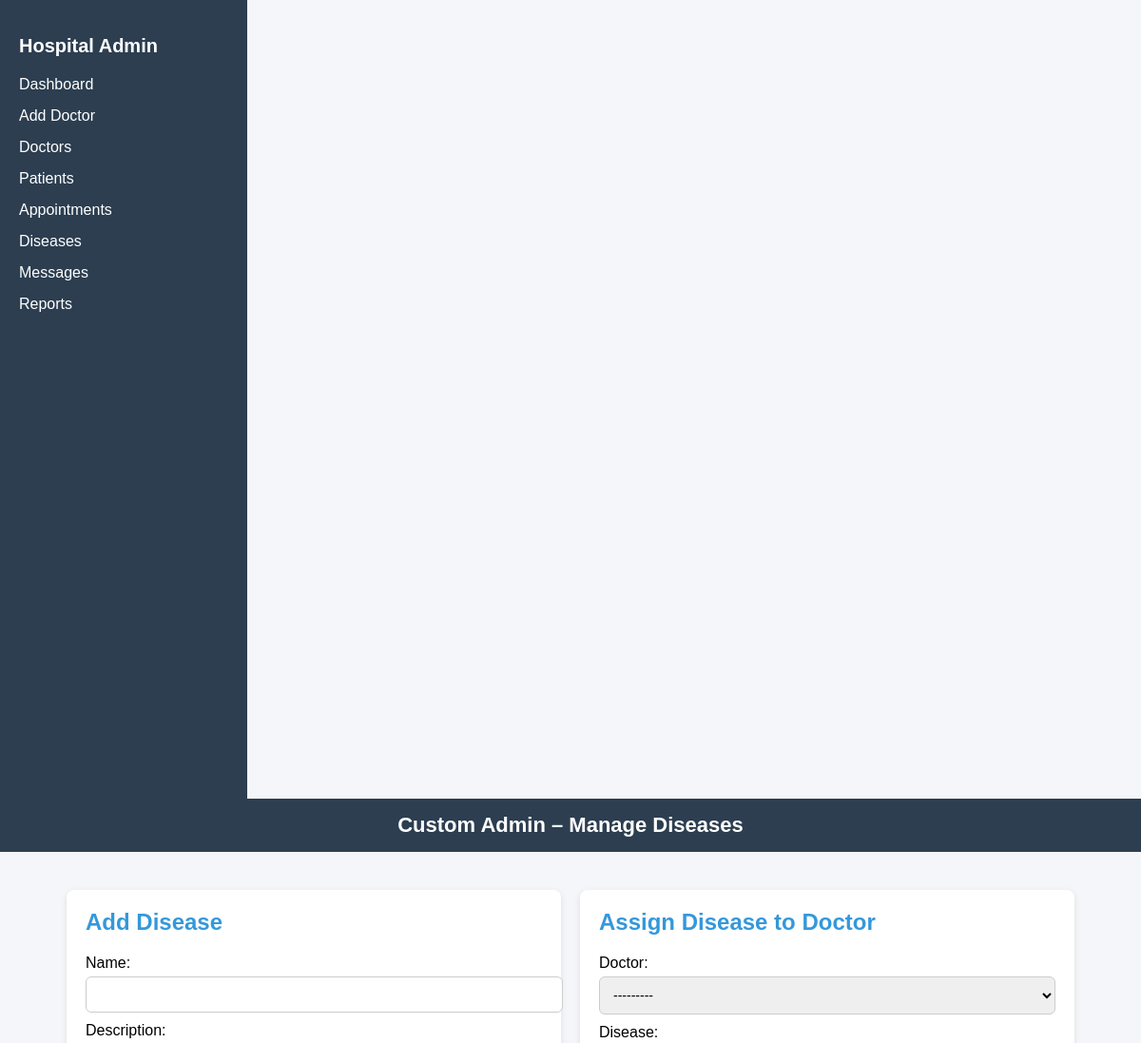
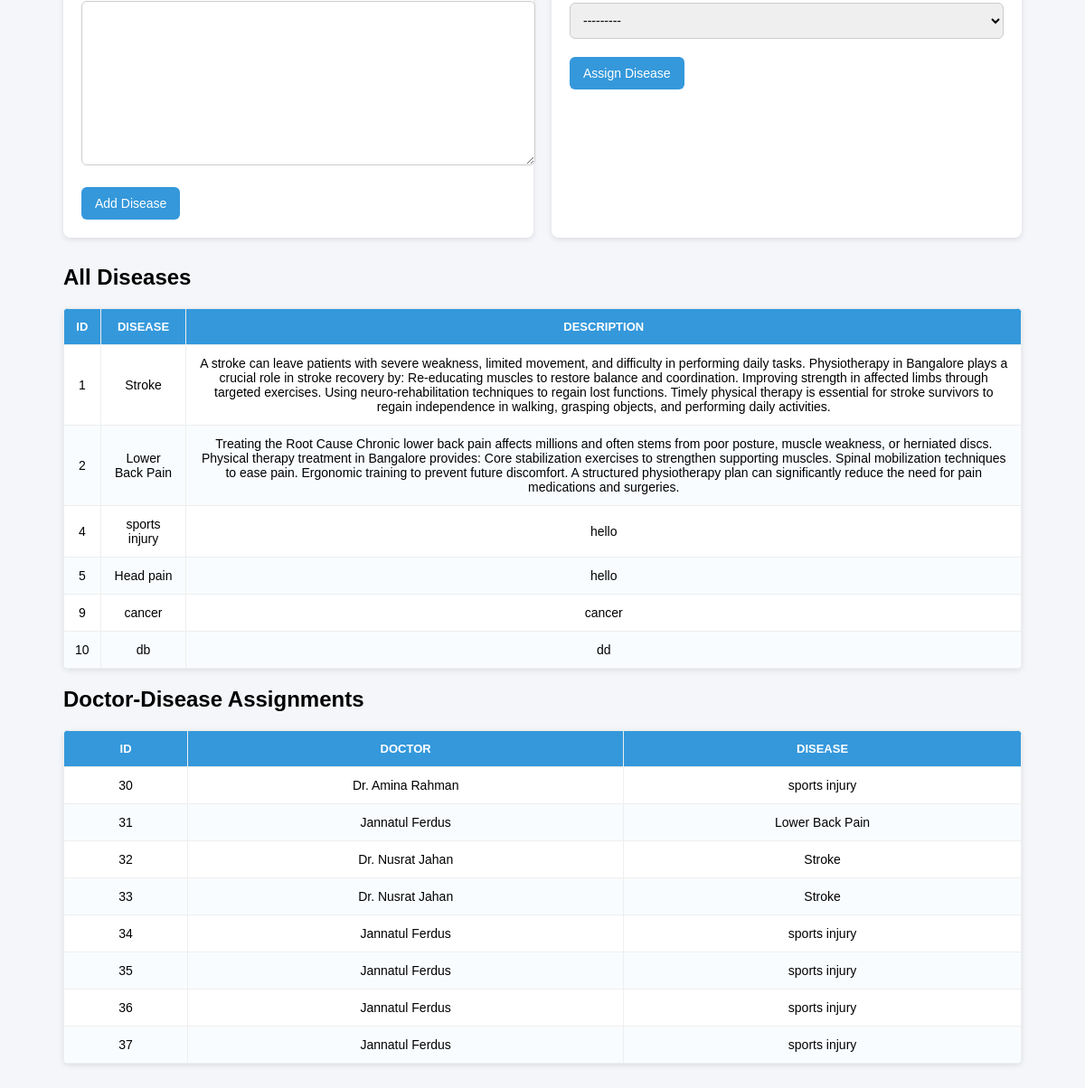
The page /custom_admin/diseases/ (signed in) on the database its author committed (2 pictures, top to bottom).
### main_app/models.py (models this page shows)
class Disease(models.Model):
    name = models.CharField(max_length=100, unique=True)
    description = models.TextField()
    def __str__(self):
        return self.name

class DoctorDiseaseAssignment(models.Model):
    doctor = models.ForeignKey(Doctor, on_delete=models.CASCADE)
    disease = models.ForeignKey(Disease, on_delete=models.CASCADE)

class Doctor(models.Model):
    full_name = models.CharField(max_length=100)
    specialization = models.CharField(max_length=100)
    phone = models.CharField(max_length=15)
    email = models.EmailField(unique=True)
    availability = models.JSONField(default=dict, blank=True, null=True)
    def __str__(self):
        return self.full_name

### custom_admin/views.py (the view, shortened to what this page needs)
# urls.py: path("diseases/", views.manage_diseases, name="diseases"),
@login_required
def manage_diseases(request):
    disease_form = DiseaseForm()
    assignment_form = DoctorDiseaseAssignmentForm()
    latest_id = None
    diseases = Disease.objects.all()
    assignments = DoctorDiseaseAssignment.objects.select_related("doctor", "disease")
    return render(request, "admin_diseases.html", {
        "disease_form": disease_form,
        "assignment_form": assignment_form,
        "diseases": diseases,
        "assignments": assignments,
        "latest_id": latest_id,
    })

### main_app/forms.py
class DiseaseForm(forms.ModelForm):
    class Meta:
        model = Disease
        fields = ["name", "description"]

class DoctorDiseaseAssignmentForm(forms.ModelForm):
    class Meta:
        model = DoctorDiseaseAssignment
        fields = ["doctor", "disease"]

### custom_admin/templates/admin_diseases.html (shortened to what this page needs)
{% load static %}
<!DOCTYPE html>
<html lang="en">
  <head>
    <link rel="stylesheet" href="{% static 'css/admin_diseases.css' %}" />
  </head>
  <body>
    <div class="layout disease-admin">
      {% include 'sidder_part.html' %}
      <header>Custom Admin – Manage Diseases</header>
      <div class="container">
        <div class="forms">
          <div class="card">
            <h2>Add Disease</h2>
            <form method="post">
              {{ disease_form.as_p }}
              <button type="submit" name="disease_submit" class="btn">Add Disease</button>
            </form>
          </div>
          <div class="card">
            <h2>Assign Disease to Doctor</h2>
            <form method="post">
              {{ assignment_form.as_p }}
              <button type="submit" name="assignment_submit" class="btn">Assign Disease</button>
            </form>
          </div>
        </div>
        <h2>All Diseases</h2>
        <table>
          <thead>
            <tr>
              <th>ID</th>
              <th>Disease</th>
              <th>Description</th>
            </tr>
          </thead>
          <tbody>
            {% for d in diseases %}
            <tr>
              <td>{{ d.id }}</td>
              <td>{{ d.name }}</td>
              <td>{{ d.description }}</td>
            </tr>
            {% empty %}
            <tr>
              <td colspan="3">No diseases found.</td>
            </tr>
            {% endfor %}
          </tbody>
        </table>
        <h2>Doctor-Disease Assignments</h2>
        <table>
          <thead>
            <tr>
              <th>ID</th>
              <th>Doctor</th>
              <th>Disease</th>
            </tr>
          </thead>
          <tbody>
            {% for a in assignments %}
            <tr>
              <td>{{ a.id }}</td>
              <td>{{ a.doctor.full_name }}</td>
              <td>{{ a.disease.name }}</td>
            </tr>
            {% empty %}
            <tr>
              <td colspan="3">No assignments found.</td>
            </tr>
            {% endfor %}
          </tbody>
        </table>
      </div>
    </div>
  </body>
</html>

### custom_admin/static/css/admin_diseases.css (style rules this page uses)
.layout { display: flex; min-height: 100vh; }
.disease-admin { flex: 1; display: flex; flex-direction: column; background: #f4f6f9; font-family: Arial, sans-serif; margin: 0; padding: 0; }
.disease-admin header { background: #2c3e50; color: white; padding: 15px; text-align: center; font-size: 22px; font-weight: bold; }
.disease-admin .container { max-width: 1100px; margin: 20px auto; padding: 20px; width: 100%; box-sizing: border-box; }
.disease-admin .forms { display: flex; flex-wrap: wrap; gap: 20px; margin-bottom: 30px; }
.disease-admin .card { flex: 1; background: white; padding: 20px; border-radius: 8px; box-shadow: 0 2px 6px rgba(0,0,0,0.1); min-width: 320px; }
.disease-admin .card h2 { margin-top: 0; color: #3498db; }
.disease-admin form p { margin: 10px 0; }
.disease-admin form input, .disease-admin form textarea, .disease-admin form select { width: 100%; padding: 10px; border: 1px solid #ccc; border-radius: 6px; margin-top: 5px; font-size: 14px; }
.disease-admin .btn { background: #3498db; color: white; padding: 10px 15px; border: none; border-radius: 6px; cursor: pointer; margin-top: 10px; font-size: 14px; }
.disease-admin table { width: 100%; border-collapse: collapse; margin-top: 15px; background: white; box-shadow: 0 2px 6px rgba(0,0,0,0.1); border-radius: 6px; overflow: hidden; }
.disease-admin table th, .disease-admin table td { border: 1px solid #eee; padding: 12px; text-align: center; font-size: 14px; }
.disease-admin table th { background: #3498db; color: white; text-transform: uppercase; font-size: 13px; }
.disease-admin table tr:nth-child(even) { background: #f9fcff; }

### custom_admin/static/css/sidder_part.css (style rules this page uses)
body { margin: 0; padding: 0; font-family: "Segoe UI", Tahoma, Geneva, Verdana, sans-serif; display: flex; min-height: 100vh; background: #f4f6f9; }

### rows shown on the page
Disease: id "1", name "Stroke", description "A stroke can leave patients with severe weakness, limited movement, and difficulty in performing daily tasks. Physiotherapy in Bangalore plays a crucial role in stroke recovery by: Re-educating muscles to restore balance and coordination. Improving strength in affected limbs through targeted exercises. Using neuro-rehabilitation techniques to regain lost functions. Timely physical therapy is essential for stroke survivors to regain independence in walking, grasping objects, and performing daily activities."
Disease: id "2", name "Lower Back Pain", description "Treating the Root Cause Chronic lower back pain affects millions and often stems from poor posture, muscle weakness, or herniated discs. Physical therapy treatment in Bangalore provides: Core stabilization exercises to strengthen supporting muscles. Spinal mobilization techniques to ease pain. Ergonomic training to prevent future discomfort. A structured physiotherapy plan can significantly reduce the need for pain medications and surgeries."
Disease: id "4", name "sports injury", description "hello"
Disease: id "5", name "Head pain", description "hello"
Disease: id "9", name "cancer", description "cancer"
Disease: id "10", name "db", description "dd"
DoctorDiseaseAssignment: id "30", doctor.full_name "Dr. Amina Rahman", disease.name "sports injury"
DoctorDiseaseAssignment: id "31", doctor.full_name "Jannatul Ferdus", disease.name "Lower Back Pain"
DoctorDiseaseAssignment: id "32", doctor.full_name "Dr. Nusrat Jahan", disease.name "Stroke"
DoctorDiseaseAssignment: id "33", doctor.full_name "Dr. Nusrat Jahan", disease.name "Stroke"
DoctorDiseaseAssignment: id "34", doctor.full_name "Jannatul Ferdus", disease.name "sports injury"
DoctorDiseaseAssignment: id "35", doctor.full_name "Jannatul Ferdus", disease.name "sports injury"
DoctorDiseaseAssignment: id "36", doctor.full_name "Jannatul Ferdus", disease.name "sports injury"
DoctorDiseaseAssignment: id "37", doctor.full_name "Jannatul Ferdus", disease.name "sports injury"
